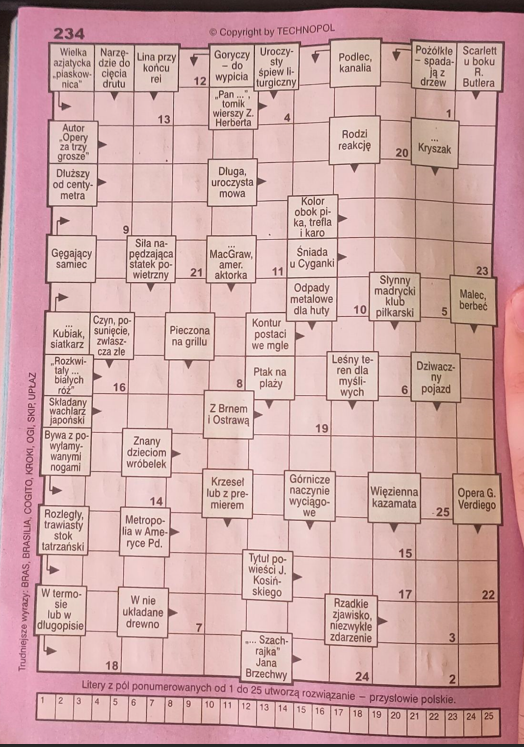
#> input picture tmp/images/pierwsza.png, 524 x 747 px
$ python tst.py
#> lines starting #> are read from the running program, lines starting #| are printed output that depends on the picture; after the words box and inside, x2 and y2 are one past the last pixel; in counts of white or black regions, pixels touching at a corner belong together
#> further down, img is the input picture: shape (747, 524, 3); mean B, G, R 166.5, 167.3, 206.2
import cv2
import numpy as np

def correct_perspective(image):
    # Get the size of the original image
    h, w = image.shape[:2]
#> h = 747; w = 524

    # Define the coordinates of the points you want to use for perspective correction
    # Adjust these points based on your specific grid if necessary
    # Example points for a typical grid
    pts1 = np.float32([[45, 36], [511, 36], [508, 693], [30, 680]])

    # Define the size of the output image (same as the input image)
    pts2 = np.float32([[0, 0], [w, 0], [w, h], [0, h]])
#> pts2 = [[0, 0], [524, 0], [524, 747], [0, 747]]

    # Compute the perspective transform matrix
    matrix = cv2.getPerspectiveTransform(pts1, pts2)

    # Apply the perspective warp with the original image size
    warped = cv2.warpPerspective(image, matrix, (w, h))
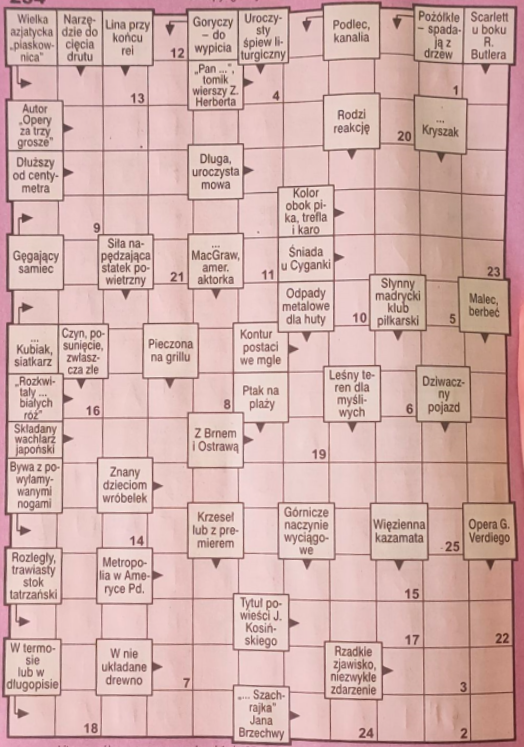
#> warped: shape (747, 524, 3); mean B, G, R 172, 176.5, 210.9

    return warped

def detect_grid(image):
    # Convert image to grayscale
    gray = cv2.cvtColor(image, cv2.COLOR_BGR2GRAY)
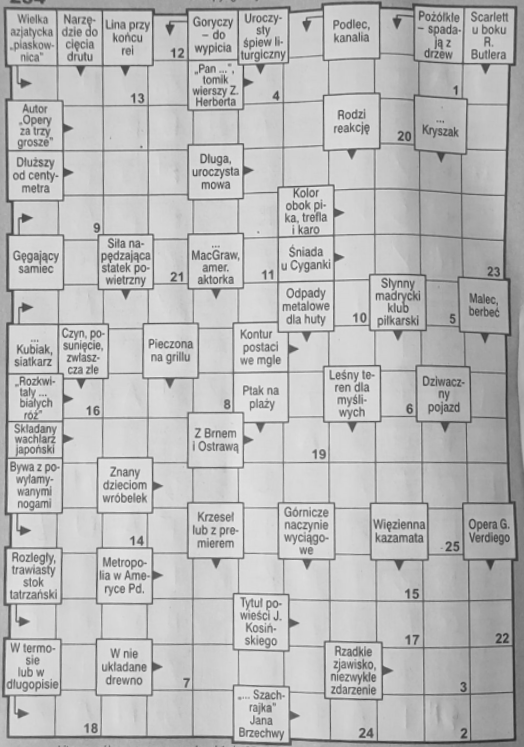
#> gray: shape (747, 524); min 39, max 237, mean 186.3

    # Apply GaussianBlur to smooth the image
    blurred = cv2.GaussianBlur(gray, (5, 5), 0)

    # Edge detection using Canny
    edges = cv2.Canny(blurred, 50, 150, apertureSize=3)
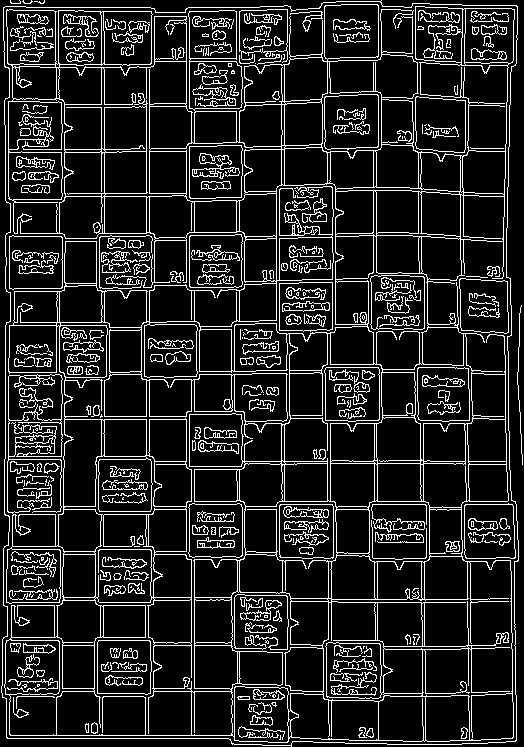
#> edges: shape (747, 524); 13.7% white in thin lines or dots

    # Apply morphological operations to improve line detection
    kernel = np.ones((3, 3), np.uint8)
    dilated = cv2.dilate(edges, kernel, iterations=1)
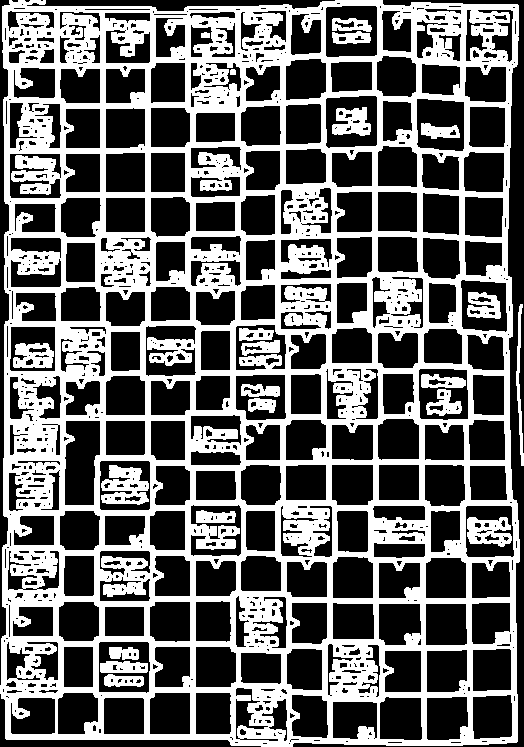
#> dilated: shape (747, 524); 40.1% white; 22 white regions, largest, box (x1, y1, x2, y2) and area: (0, 0, 520, 747) 147091, (101, 465, 149, 505) 1239, (467, 517, 512, 547) 882
    eroded = cv2.erode(dilated, kernel, iterations=1)
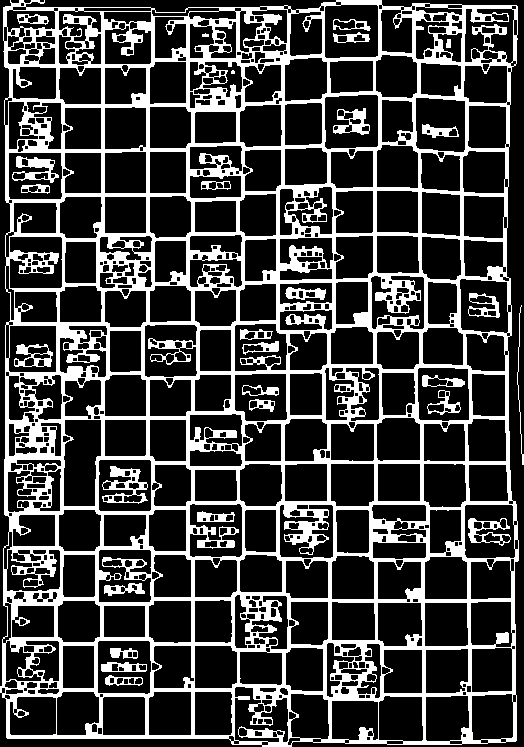
#> eroded: shape (747, 524); 25.1% white; 29 white regions (1 under 20 px), largest, box (x1, y1, x2, y2) and area: (0, 0, 519, 747) 91564, (102, 466, 148, 504) 689, (12, 156, 59, 183) 539

    # Line detection using Hough Line Transform
    lines = cv2.HoughLinesP(eroded, 1, np.pi / 180, 150, minLineLength=100, maxLineGap=10)
#> lines = 134 rows, first 6: [102, 236, 102, 7], [7, 515, 7, 358], [468, 558, 471, 743], [103, 236, 103, 7], [147, 235, 147, 64], [507, 332, 510, 504]

    # Draw detected lines on the image
    grid_image = np.copy(image)
    if lines is not None:
        for line in lines:
            x1, y1, x2, y2 = line[0]
            cv2.line(grid_image, (x1, y1), (x2, y2), (0, 255, 0), 2)  # Green lines
#> this loop made 134 passes
#> (x1, y1, x2, y2) on passes 1 to 12: (102, 236, 102, 7), (7, 515, 7, 358), (468, 558, 471, 743), (103, 236, 103, 7), (147, 235, 147, 64), (507, 332, 510, 504), (101, 236, 101, 7), (375, 275, 375, 147), (460, 152, 462, 278), (192, 738, 192, 557), (146, 235, 146, 64), (191, 738, 191, 556)
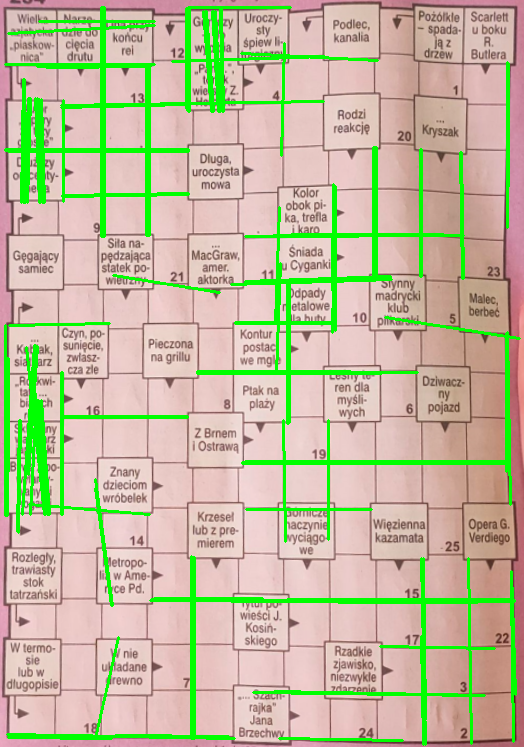
#> grid_image: shape (747, 524, 3); 9.54% of pixels changed, all inside (x1, y1, x2, y2) = (4, 6, 521, 746)

    return edges, grid_image

# Load the image
img = cv2.imread('images/pierwsza.png')

# Perspective correction to a bird's eye view while keeping the original size
warped = correct_perspective(img)

# Grid detection on the perspective-corrected image
edges_image, grid_image = detect_grid(warped)

# Display images
cv2.imshow("Original Image", img)
cv2.imshow("Warped Image", warped)
cv2.imshow("Edges", edges_image)
cv2.imshow("Detected Grid", grid_image)
cv2.waitKey(0)
cv2.destroyAllWindows()
